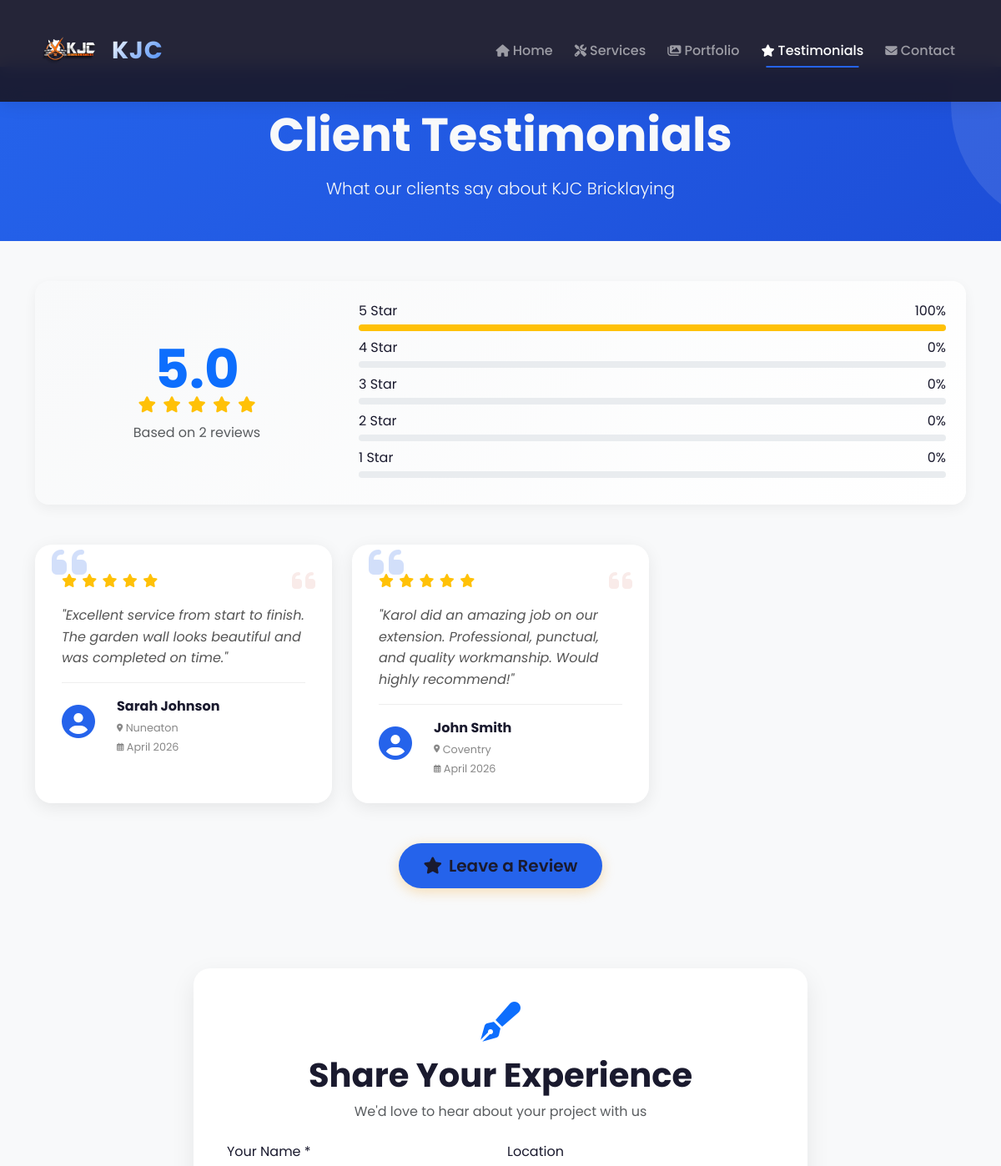
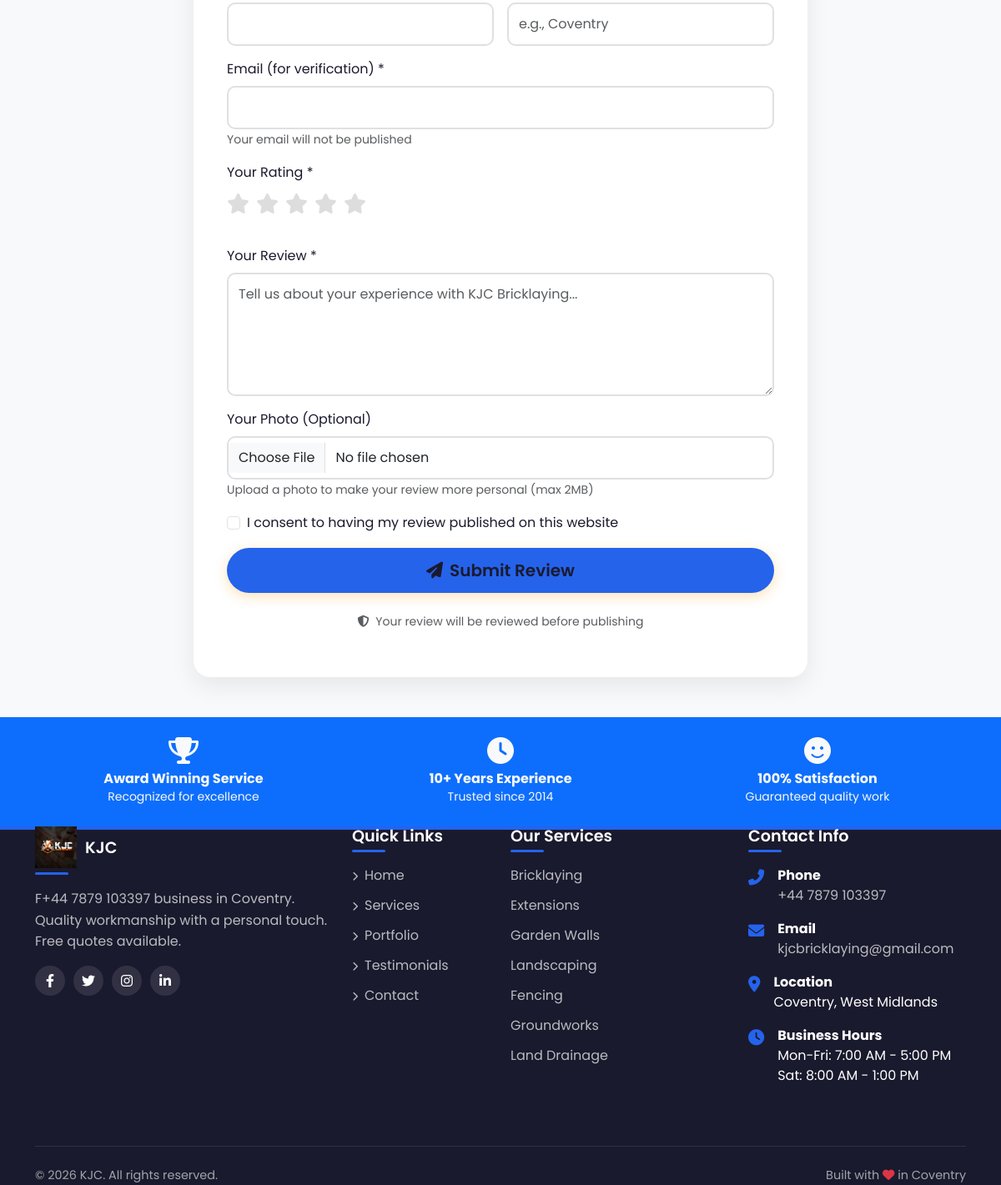
Screenshot of /testimonials with the database file from the repository (2 pictures, top to bottom).
### database.py (models this page shows, shortened)
class Testimonial(db.Model):
    id = db.Column(db.Integer, primary_key=True)
    client_name = db.Column(db.String(100), nullable=False)
    client_email = db.Column(db.String(120), nullable=False)
    client_location = db.Column(db.String(100))
    client_image = db.Column(db.String(200))
    content = db.Column(db.Text, nullable=False)
    rating = db.Column(db.Integer, default=5)
    date = db.Column(db.DateTime, default=datetime.utcnow)
    approved = db.Column(db.Boolean, default=False)  # Default to False for pending approval
    featured = db.Column(db.Boolean, default=False)
    project_id = db.Column(db.Integer, db.ForeignKey('project.id', ondelete='SET NULL'))
    project = db.relationship('Project', backref='testimonials', foreign_keys=[project_id])
    ip_address = db.Column(db.String(45))
    user_agent = db.Column(db.String(200))
    created_at = db.Column(db.DateTime, default=datetime.utcnow)
    updated_at = db.Column(db.DateTime, default=datetime.utcnow, onupdate=datetime.utcnow)

### app.py (the view)
@app.route('/testimonials')
def testimonials_page():
    testimonials = Testimonial.query.filter_by(approved=True).order_by(Testimonial.date.desc()).all()
    featured_testimonials = Testimonial.query.filter_by(approved=True, featured=True).order_by(Testimonial.date.desc()).limit(2).all()
    if testimonials:
        total_rating = sum(t.rating for t in testimonials)
        average_rating = total_rating / len(testimonials)
    else:
        average_rating = 0
    return render_template('testimonials.html',
                         testimonials=testimonials,
                         featured=featured_testimonials,
                         average_rating=average_rating,
                         now=datetime.now(),
                         whatsapp_number=SiteSettings.get('whatsapp', WHATSAPP_NUMBER))

### app.py (called while the page is built)
@app.context_processor
def inject_now():
    return {
        'now': datetime.now(),
        'site_title': SiteSettings.get('site_title', 'KJC'),
        'site_phone': SiteSettings.get('phone', '+44 7879 103397'),
        'site_email': SiteSettings.get('email', 'kjcbricklaying@gmail.com'),
        'site_address': SiteSettings.get('address', 'Coventry, West Midlands'),
        'whatsapp_number': SiteSettings.get('whatsapp', '+44 7879 103397'),
        'facebook_url': SiteSettings.get('facebook', '#'),
        'twitter_url': SiteSettings.get('twitter', '#'),
        'instagram_url': SiteSettings.get('instagram', '#'),
        'linkedin_url': SiteSettings.get('linkedin', '#')
    }

### database.py (called while the page is built)
    @staticmethod
    def get(key, default=None):
        setting = SiteSettings.query.filter_by(key=key).first()
        return setting.value if setting else default

### templates/testimonials.html (shortened to what this page needs)
{% extends "base.html" %} {% block content %}
<section class="page-header bg-primary text-light py-5">
  <div class="container">
    <div class="row">
      <div class="col-12 text-center" data-aos="fade-up">
        <h1 class="display-4 fw-bold mb-3">Client Testimonials</h1>
        <p class="lead mb-0">What our clients say about KJC Bricklaying</p>
      </div>
    </div>
  </div>
</section>
<section class="py-5">
  <div class="container">
    <div class="row mb-5" data-aos="fade-up">
      <div class="col-12">
        <div class="rating-summary text-center p-4 bg-light rounded-4">
          <div class="row align-items-center">
            <div class="col-md-4 mb-3 mb-md-0">
              <div class="overall-rating">
                <div class="rating-number display-1 fw-bold text-primary">
                  {{ "%.1f"|format(average_rating) if average_rating else '4.9'
                  }}
                </div>
                <div class="rating-stars mb-2">
                  {% set full_stars = (average_rating|default(4.9))|int %} {%
                  set half_star = (average_rating|default(4.9) - full_stars) >=
                  0.5 %} {% for i in range(5) %} {% if i < full_stars %}
                  <i class="fas fa-star text-warning"></i>
                  {% elif i == full_stars and half_star %}
                  <i class="fas fa-star-half-alt text-warning"></i>
                  {% else %}
                  <i class="far fa-star text-warning"></i>
                  {% endif %} {% endfor %}
                </div>
                <div class="rating-text text-muted">
                  Based on {{ testimonials|length }} reviews
                </div>
              </div>
            </div>
            <div class="col-md-8">
              <div class="rating-bars">
                {% set star_counts = {'5': 0, '4': 0, '3': 0, '2': 0, '1': 0} %}
                {% for testimonial in testimonials %} {% set _ =
                star_counts.update({testimonial.rating|string:
                star_counts[testimonial.rating|string] + 1}) %} {% endfor %} {%
                for star in ['5', '4', '3', '2', '1'] %} {% set count =
                star_counts[star] %} {% set percentage = (count /
                testimonials|length * 100)|int if testimonials|length > 0 else 0
                %}
                <div class="rating-bar-item mb-2">
                  <div class="d-flex justify-content-between mb-1">
                    <span>{{ star }} Star</span>
                    <span>{{ percentage }}%</span>
                  </div>
                  <div class="progress" style="height: 8px">
                    <div
                      class="progress-bar bg-warning"
                      style="width: {{ percentage }}%"
                    ></div>
                  </div>
                </div>
                {% endfor %}
              </div>
            </div>
          </div>
        </div>
      </div>
    </div>
    <div class="row g-4">
      {% if testimonials and testimonials|length > 0 %} {% for testimonial in
      testimonials %}
      <div
        class="col-md-6 col-lg-4"
        data-aos="fade-up"
        data-aos-delay="{{ loop.index * 100 }}"
      >
        <div class="testimonial-card">
          <div class="quote-icon">
            <i class="fas fa-quote-left"></i>
          </div>
          <div class="testimonial-rating mb-3">
            {% for i in range(testimonial.rating) %}
            <i class="fas fa-star"></i>
            {% endfor %}
          </div>
          <p class="testimonial-text">"{{ testimonial.content }}"</p>
          <div class="testimonial-author">
            <div class="author-info">
              <div class="author-avatar">
                {% if testimonial.client_image %}
                <img
                  src="{{ testimonial.client_image }}"
                  alt="{{ testimonial.client_name }}"
                  class="rounded-circle"
                  style="width: 50px; height: 50px; object-fit: cover"
                />
                {% else %}
                <i class="fas fa-user-circle"></i>
                {% endif %}
              </div>
              <div class="author-details">
                <strong class="author-name"
                  >{{ testimonial.client_name }}</strong
                >
                {% if testimonial.client_location %}
                <div class="author-location">
                   {{
                  testimonial.client_location }}
                </div>
                {% endif %}
                <div class="author-date">
                   {{
                  testimonial.date.strftime('%B %Y') }}
                </div>
              </div>
            </div>
          </div>
        </div>
      </div>
      {% endfor %} {% endif %}
    </div>
    <div class="text-center mt-5" data-aos="fade-up">
      <a href="#reviewForm" class="btn btn-primary btn-lg">
        <i class="fas fa-star me-2"></i>Leave a Review
      </a>
    </div>
  </div>
</section>
<section class="py-5 bg-light" id="reviewForm">
  <div class="container">
    <div class="row justify-content-center">
      <div class="col-lg-8" data-aos="fade-up">
        <div class="review-form-card">
          <div class="text-center mb-4">
            <i class="fas fa-pen-fancy fa-3x text-primary mb-3"></i>
            <h2 class="display-6 fw-bold">Share Your Experience</h2>
            <p class="text-muted">
              We'd love to hear about your project with us
            </p>
          </div>
          <form
            method="POST"
            action="{{ url_for('submit_review') }}"
            class="review-form"
            id="testimonialForm"
            enctype="multipart/form-data"
          >
            <div class="row g-3">
              <div class="col-md-6">
                <label for="client_name" class="form-label">Your Name *</label>
                <input
                  type="text"
                  class="form-control"
                  id="client_name"
                  name="client_name"
                  required
                />
              </div>
              <div class="col-md-6">
                <label for="client_location" class="form-label">Location</label>
                <input
                  type="text"
                  class="form-control"
                  id="client_location"
                  name="client_location"
                  placeholder="e.g., Coventry"
                />
              </div>
              <div class="col-12">
                <label for="client_email" class="form-label"
                  >Email (for verification) *</label
                >
                <input
                  type="email"
                  class="form-control"
                  id="client_email"
                  name="client_email"
                  required
                />
                <small class="text-muted"
                  >Your email will not be published</small
                >
              </div>
              <div class="col-12">
                <label class="form-label">Your Rating *</label>
                <div class="rating-input mb-3">
                  <div class="star-rating">
                    <label for="star5" title="5 stars"
                      ><i class="fas fa-star"></i
                    ></label>
                    <label for="star4" title="4 stars"
                      ><i class="fas fa-star"></i
                    ></label>
                    <label for="star3" title="3 stars"
                      ><i class="fas fa-star"></i
                    ></label>
                    <label for="star2" title="2 stars"
                      ><i class="fas fa-star"></i
                    ></label>
                    <label for="star1" title="1 star"
                      ><i class="fas fa-star"></i
                    ></label>
                  </div>
                </div>
              </div>
              <div class="col-12">
                <label for="content" class="form-label">Your Review *</label>
                <textarea
                  class="form-control"
                  id="content"
                  name="content"
                  rows="5"
                  placeholder="Tell us about your experience with KJC Bricklaying..."
                  required
                ></textarea>
              </div>
              <div class="col-12">
                <label for="client_image" class="form-label"
                  >Your Photo (Optional)</label
                >
                <input
                  type="file"
                  class="form-control"
                  id="client_image"
                  name="client_image"
                  accept="image/*"
                />
                <small class="text-muted"
                  >Upload a photo to make your review more personal (max
                  2MB)</small
                >
              </div>
              <div class="col-12">
                <div class="form-check">
                  <input
                    class="form-check-input"
                    type="checkbox"
                    id="consent"
                    required
                  />
                  <label class="form-check-label" for="consent">
                    I consent to having my review published on this website
                  </label>
                </div>
              </div>
              <div class="col-12">
                <button
                  type="submit"
                  class="btn btn-primary btn-lg w-100"
                  id="submitReview"
                >
                  <i class="fas fa-paper-plane me-2"></i>Submit Review
                </button>
              </div>
            </div>
          </form>
          <div class="text-center mt-4">
            <p class="text-muted small">
              <i class="fas fa-shield-alt me-1"></i> Your review will be
              reviewed before publishing
            </p>
          </div>
        </div>
      </div>
    </div>
  </div>
</section>
<section class="py-4 bg-primary text-light">
  <div class="container">
    <div class="row text-center g-4">
      <div class="col-md-4" data-aos="fade-up">
        <i class="fas fa-trophy fa-2x mb-2"></i>
        <h6 class="mb-0">Award Winning Service</h6>
        <small>Recognized for excellence</small>
      </div>
      <div class="col-md-4" data-aos="fade-up" data-aos-delay="100">
        <i class="fas fa-clock fa-2x mb-2"></i>
        <h6 class="mb-0">10+ Years Experience</h6>
        <small>Trusted since 2014</small>
      </div>
      <div class="col-md-4" data-aos="fade-up" data-aos-delay="200">
        <i class="fas fa-smile fa-2x mb-2"></i>
        <h6 class="mb-0">100% Satisfaction</h6>
        <small>Guaranteed quality work</small>
      </div>
    </div>
  </div>
</section>
{% endblock %}

### static/css/style.css (style rules this page uses)
:root { --primary-color: #f39c12; --primary-dark: #e67e22; --primary-light: #f1c40f; --secondary-color: #2c3e50; --accent-color: #f39c12; --dark-color: #1a1a2e; --light-color: #f8f9fa; --gray-color: #6c757d; --gray-light: #e9ecef; --gray-dark: #343a40; --success-color: #27ae60; --warning-color: #f39c12; --danger-color: #e74c3c; --transition: all 0.3s cubic-bezier(0.4, 0, 0.2, 1); --shadow-sm: 0 2px 4px rgba(0,0,0,0.05); --shadow-md: 0 4px 6px rgba(0,0,0,0.07); --shadow-lg: 0 10px 25px rgba(0,0,0,0.1); --shadow-xl: 0 20px 35px rgba(0,0,0,0.15); }
* { margin: 0; padding: 0; box-sizing: border-box; }
body { font-family: 'Poppins', 'Segoe UI', Tahoma, Geneva, Verdana, sans-serif; padding-top: 80px; background: var(--light-color); color: var(--dark-color); overflow-x: hidden; }
h1, h2, h3, h4, h5, h6 { font-weight: 700; line-height: 1.2; }
.btn { padding: 12px 30px; font-weight: 600; border-radius: 50px; transition: var(--transition); position: relative; overflow: hidden; }
.btn::before { content: ''; position: absolute; top: 50%; left: 50%; width: 0; height: 0; border-radius: 50%; background: rgba(255,255,255,0.3); transform: translate(-50%, -50%); transition: width 0.6s, height 0.6s; }
.btn-primary { background: var(--primary-color); border: none; box-shadow: 0 4px 15px rgba(243, 156, 18, 0.3); color: #1a1a2e; }
.testimonial-card { background: white; border-radius: 20px; padding: 2rem; box-shadow: var(--shadow-md); transition: var(--transition); position: relative; }
.testimonial-card::before { content: '\f10d'; font-family: 'Font Awesome 6 Free'; font-weight: 900; position: absolute; top: -15px; left: 20px; font-size: 3rem; color: var(--primary-color); opacity: 0.2; }
.testimonial-rating i { color: var(--accent-color); font-size: 1.1rem; margin-right: 2px; }
.testimonial-text { font-size: 1rem; line-height: 1.6; color: var(--gray-color); font-style: italic; margin: 1rem 0; }
.quote-icon { position: absolute; top: 20px; right: 20px; font-size: 3rem; color: rgba(243, 156, 18, 0.1); }
.testimonial-author { display: flex; align-items: center; gap: 1rem; margin-top: 1rem; padding-top: 1rem; border-top: 1px solid #eee; }
.author-avatar i { font-size: 2.5rem; color: var(--primary-color); }
.author-info strong { display: block; font-size: 1rem; }
.author-location { font-size: 0.8rem; color: #888; margin-top: 0.25rem; }
section { padding: 80px 0; }
.hover-lift { transition: var(--transition); }

### templates/base.html (style rules this page uses)
:root { --primary-color: #2563eb; --primary-dark: #1d4ed8; --primary-light: #3b82f6; --secondary-color: #2c3e50; --accent-color: #2563eb; --dark-color: #1a1a2e; --light-color: #f8f9fa; --transition: all 0.3s cubic-bezier(0.4, 0, 0.2, 1); --logo-size-desktop: 80px; --logo-size-scrolled: 65px; --logo-size-tablet: 65px; --logo-size-mobile: 55px; --logo-size-footer: 50px; }

### rows the page displays
Testimonial: rating 5 (drawn), content "Excellent service from start to finish. The garden wall looks beautiful and was completed on time.", client_name "Sarah Johnson", client_location "Nuneaton", date "April 2026"
Testimonial: rating 5 (drawn), content "Karol did an amazing job on our extension. Professional, punctual, and quality workmanship. Would highly recommend!", client_name "John Smith", client_location "Coventry", date "April 2026"

### other values shown
{{ "%.1f"|format(average_rating) if average_rating else '4.9' }} "5.0"
{{ testimonials|length }} "2"
{{ star }} "5" "4" "3" "2" "1"
{{ percentage }} "100" "0" "0" "0" "0"
